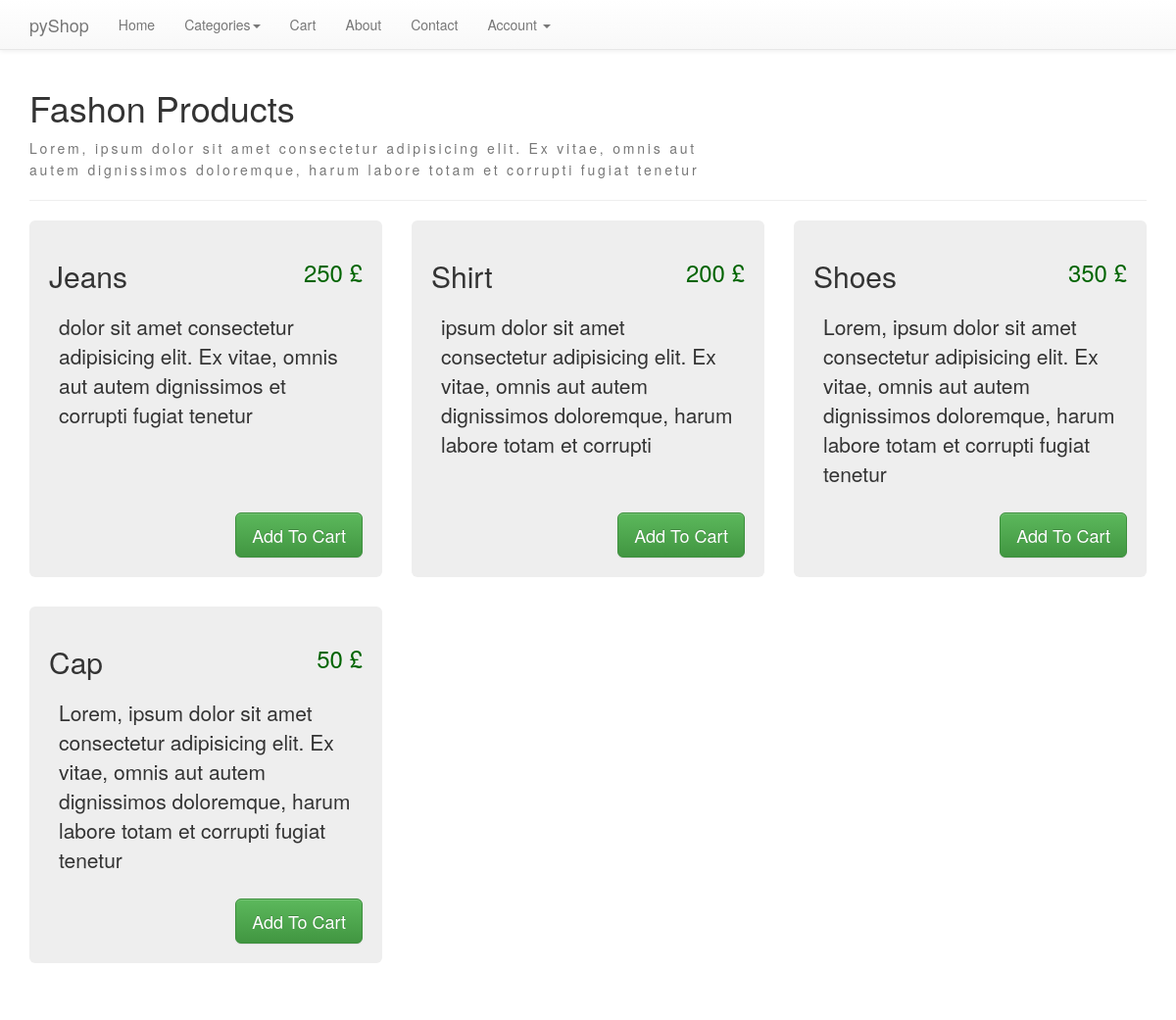
Screenshot of /categories/1/ (signed in) with the database file from the repository.
### products/models.py (models this page shows, shortened)
class category(models.Model):
    name = models.CharField(max_length=200)
    description = models.CharField(max_length=1000)

class product(models.Model):
    name = models.CharField(max_length=300)
    description = models.CharField(max_length=1000)
    price = models.IntegerField()
    category = models.ForeignKey(category, on_delete=models.CASCADE)

### products/views.py (the view)
# urls.py: url(r'^categories/(?P<category_id>[0-9]+)/$', products_views.categoryFunc, name='category'),
def categoryFunc(request, category_id):
    categories = category.objects.all()
    curr_category = category.objects.get(pk=category_id)
    products = product.objects.filter(category=curr_category)
    title = curr_category.name + " Products"
    context = {'title': title, 'category': curr_category, 'products': products, 'categories': categories}
    template = 'category.html'
    return render(request, template, context)

### products/templates/category.html (shortened to what this page needs)
{% extends 'base.html' %}
{% block content %}
    <h1>{{ title }}</h1>
    <p style="width: 60%; letter-spacing: .2em; line-height: 1.6em; color: #777">{{ category.description }}</p>
    <hr>
    <div class="row">
    {% for product in products %}
        <div class="col-md-4">
            <div class="jumbotron" style="padding: 20px; position: relative;">
                <h3 style="position: absolute; right: 20px; top: 20px; color: darkgreen">{{ product.price }} &pound;</h3>
                <h2>{{ product.name }}</h2>
                <p class="" style="padding: 10px; height: 200px;">
                    {{ product.description }}
                </p>
                <p><a class="btn btn-success btn-lg" style="float:right" href="/categories/{{ category.pk }}/products/{{ product.pk }}/" role="button">Add To Cart</a></p>
            </div>
        </div>
    {% endfor %}
    </div>
{% endblock %}

### static/static/css/theme.css (style rules this page uses)
body { padding-top: 70px; padding-bottom: 30px; }

### rows the page displays
category: description "Lorem, ipsum dolor sit amet consectetur adipisicing elit. Ex vitae, omnis aut autem dignissimos doloremque, harum labore totam et corrupti fugiat tenetur"
product: price "250", name "Jeans", description "dolor sit amet consectetur adipisicing elit. Ex vitae, omnis aut autem dignissimos et corrupti fugiat tenetur"
product: price "200", name "Shirt", description "ipsum dolor sit amet consectetur adipisicing elit. Ex vitae, omnis aut autem dignissimos doloremque, harum labore totam et corrupti"
product: price "350", name "Shoes", description "Lorem, ipsum dolor sit amet consectetur adipisicing elit. Ex vitae, omnis aut autem dignissimos doloremque, harum labore totam et corrupti fugiat tenetur"
product: price "50", name "Cap", description "Lorem, ipsum dolor sit amet consectetur adipisicing elit. Ex vitae, omnis aut autem dignissimos doloremque, harum labore totam et corrupti fugiat tenetur"

### other values shown
{{ title }} "Fashon Products"
